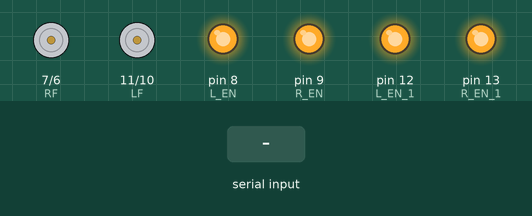
Bench run of a sketch on a simulated Arduino Uno, built with avr-gcc and run on an emulated ATmega328P. Shown: motor-driver pin pairs drawn as motors (green arrow = first pin HIGH = forward, orange = second pin HIGH = backward, longer = more drive), output pins drawn as LEDs (lit = HIGH). The test bench sets the inputs (shaded band). What the sketch prints to the serial monitor is not drawn.

Above: at 1.2 s.
1.3 s: "F" received over Serial
At 2.5 s:
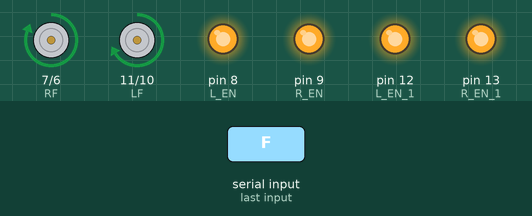
2.8 s: "B" received over Serial
At 3.8 s:
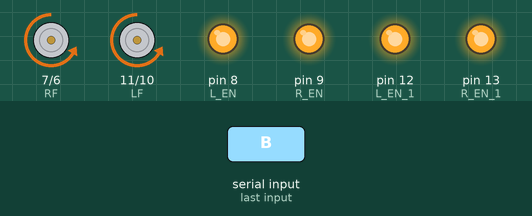
4.3 s: "L" received over Serial
At 5.0 s:
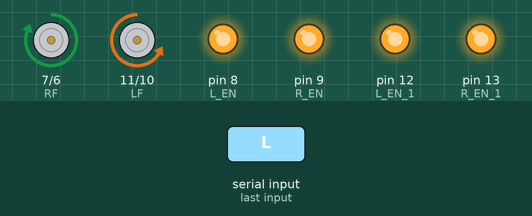
5.8 s: "R" received over Serial
At 6.1 s:
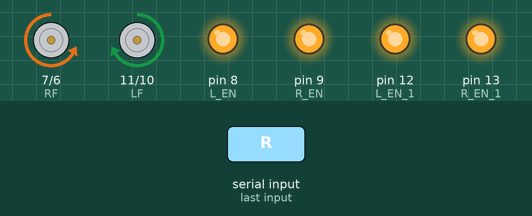
7.3 s: "G" received over Serial
At 8.5 s:
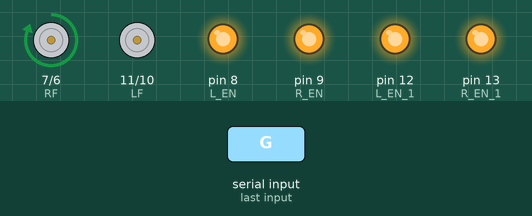
8.8 s: "I" received over Serial
At 9.6 s:
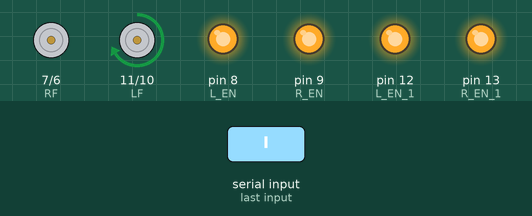
Timing chart, 0 to 11.3 s (numbered marks = the images above; inputs shaded):
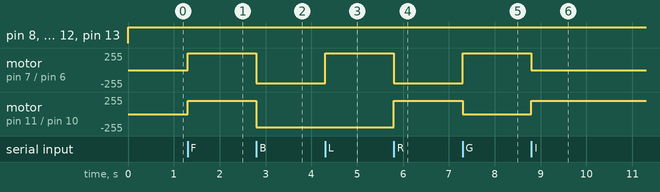

Measured:
- after the input at 1.3 s, motor on pin 7 (RF) / pin 6 (RB): stopped → forward 255/255 at once; motor on pin 11 (LF) / pin 10 (LB): stopped → forward 200/255 at once
- after the input at 2.8 s, motor on pin 7 (RF) / pin 6 (RB): forward 255/255 → backward 200/255 at once; motor on pin 11 (LF) / pin 10 (LB): forward 200/255 → backward 200/255 at once
- after the input at 4.3 s, motor on pin 7 (RF) / pin 6 (RB): backward 200/255 → forward 255/255 at once
- after the input at 5.8 s, motor on pin 7 (RF) / pin 6 (RB): forward 255/255 → backward 200/255 at once; motor on pin 11 (LF) / pin 10 (LB): backward 200/255 → forward 200/255 at once
- after the input at 7.3 s, motor on pin 7 (RF) / pin 6 (RB): backward 200/255 → forward 255/255 at once; motor on pin 11 (LF) / pin 10 (LB): forward 200/255 → stopped at once
- after the input at 8.8 s, motor on pin 7 (RF) / pin 6 (RB): forward 255/255 → stopped at once; motor on pin 11 (LF) / pin 10 (LB): stopped → forward 200/255 at once

The sketch:

Soccer_bot_IBT2.ino
```cpp
//BTS 1
int RF=7;
int RB=6;
int L_EN=8;
int R_EN=9;
//BTS 2
int LF=11;
int LB=10;
int L_EN_1=12;
int R_EN_1=13;

char command; //Int to store app command state.
int Speed = 200; // 0 - 255.
int Speedsec;
int buttonState = 0;
int lastButtonState = 0;
int Turnradius = 0; //Set the radius of a turn,
int brakeTime = 45;
int brkonoff = 1; //1 for the electronic braking system, 0 for normal.
void setup() {

  //BT 1
  pinMode(RF, OUTPUT);
  pinMode(RB, OUTPUT);
  pinMode(L_EN, OUTPUT);
  pinMode(R_EN, OUTPUT);
  //BT 2
  pinMode(LF, OUTPUT);
  pinMode(LB, OUTPUT);
  pinMode(L_EN_1, OUTPUT);
  pinMode(R_EN_1, OUTPUT);
  Serial.begin(9600);
}

void loop() {

//  Serial.println("EN High");
  digitalWrite(R_EN,HIGH);
  digitalWrite(L_EN,HIGH);
  digitalWrite(R_EN_1,HIGH);
  digitalWrite(L_EN_1,HIGH);
  //For the relay module

  //from here BT code start
  if (Serial.available() > 0) {
    command = Serial.read();
    Serial.print(command);

    Stop();
    switch (command) {
      case 'F':
        forward();
        break;
      case 'B':
        back();
        break;
      case 'L':
        left();
        break;
      case 'R':
        right();
        break;
      case 'G':
        forwardleft();
        break;
      case 'I':
        forwardright();
        break;
      case 'H':
        backleft();
        break;
      case 'J':
        backright();
        break;
      case '0':
        Speed = 100;
        break;
      case '1':
        Speed = 140;
        break;
      case '2':
        Speed = 153;
        break;
      case '3':
        Speed = 165;
        break;
      case '4':
        Speed = 178;
        break;
      case '5':
        Speed = 191;
        break;
      case '6':
        Speed = 204;
        break;
      case '7':
        Speed = 216;
        break;
      case '8':
        Speed = 229;
        break;
      case '9':
        Speed = 242;
        break;
      case 'q':
        Speed = 255;
        break;
    }
    Speedsec = Turnradius;
    if (brkonoff == 1) {
      brakeOn();
    } else {
      brakeOff();
    }
  }
}

void forward() {
 analogWrite(RF, Speed);
  analogWrite(RB, 0);
  analogWrite(LF, Speed);
  analogWrite(LB, 0);
}

void back() {
  analogWrite(RF, 0);
  analogWrite(RB, Speed);
  analogWrite(LF, 0);
  analogWrite(LB, Speed);
}
void left() {
  analogWrite(RF, Speed);
  analogWrite(LF, 0);
  analogWrite(RB, 0);
  analogWrite(LB, Speed);
}

void right() {
  analogWrite(RF, 0);
  analogWrite(LF, Speed);
  analogWrite(RB, Speed);
  analogWrite(LB,0);
}

void forwardleft() {
  analogWrite(RF, Speed);
  analogWrite(LF, 0);
  analogWrite(RB, 0);
  analogWrite(LB,0);
}

void forwardright() {
  analogWrite(RF, 0);
  analogWrite(LF, Speed);
  analogWrite(RB,0);
  analogWrite(LB, 0);
}

void backright() {
  analogWrite(RF, 0);
  analogWrite(LF, 0);
  analogWrite(RB, Speed);
  analogWrite(LB,0);
}
void backleft() {
 analogWrite(RF, 0);
  analogWrite(LF, 0);
  analogWrite(RB, 0);
  analogWrite(LB,Speed);
}


void Stop() {
  analogWrite(RF, 0);
  analogWrite(RB, 0);
  analogWrite(LF, 0);
  analogWrite(LB, 0);
}
void brakeOn() {
  buttonState = command;
  if (buttonState != lastButtonState) {
    if (buttonState == 'S') {
      if (lastButtonState != buttonState) {
        analogWrite(RF, 0);
        analogWrite(RB, 0);
        analogWrite(LF, 0);
        analogWrite(LB, 0);
        delay(brakeTime);
        Stop();
      }
    }
    lastButtonState = buttonState;
  }
}
void brakeOff() {

}
```
